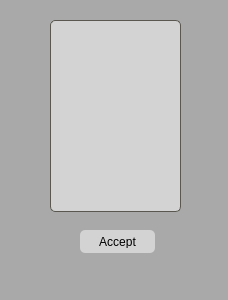
<?xml version="1.0" encoding="UTF-8"?>
<ui version="4.0">
 <class>Dialog</class>
 <widget class="QDialog" name="Dialog">
  <property name="geometry">
   <rect>
    <x>0</x>
    <y>0</y>
    <width>228</width>
    <height>300</height>
   </rect>
  </property>
  <property name="windowTitle">
   <string>Dialog</string>
  </property>
  <property name="styleSheet">
   <string notr="true">*{
	background-color: darkgrey;
}
.QPushButton {
  padding: 5px;
  background-color: lightgrey;
  cursor: pointer;
  text-align: center;
  border: none;
  border-radius: 5px;
}

.QPushButton:hover {
    border: 1px solid #595750;
}

.QPushButton:pressed {
  background-color: #303030;
  color: #d4d4d4;
}

.QListWidget{
	border-radius: 5px;
	border: 1px solid #595750;
	background-color: lightgrey;
}


QScrollBar:vertical {
	width: 1em;
}

QPlainTextEdit, QLineEdit{
	border-radius: 5px;
	border: 1px solid #595750;
	background-color: lightgrey;
}

QListWidget:item{
	height: 24px;
}</string>
  </property>
  <widget class="QListWidget" name="requestsList">
   <property name="geometry">
    <rect>
     <x>50</x>
     <y>20</y>
     <width>131</width>
     <height>192</height>
    </rect>
   </property>
   <property name="styleSheet">
    <string notr="true"/>
   </property>
  </widget>
  <widget class="QPushButton" name="acceptButton">
   <property name="geometry">
    <rect>
     <x>80</x>
     <y>230</y>
     <width>75</width>
     <height>23</height>
    </rect>
   </property>
   <property name="text">
    <string>Accept</string>
   </property>
  </widget>
 </widget>
 <resources/>
 <connections/>
</ui>
